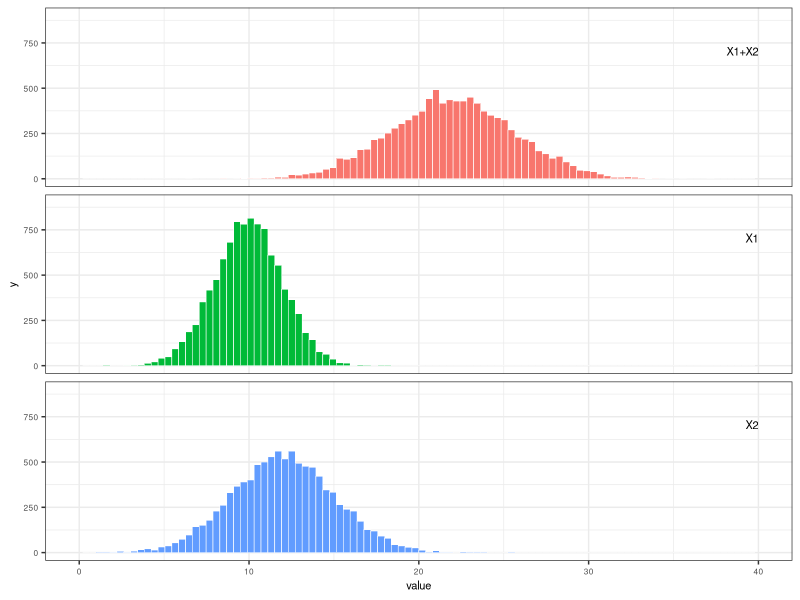
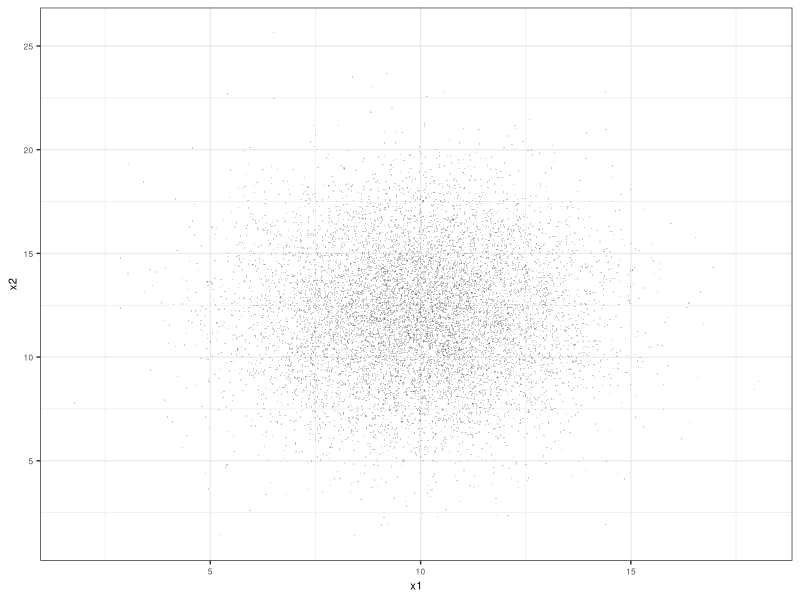
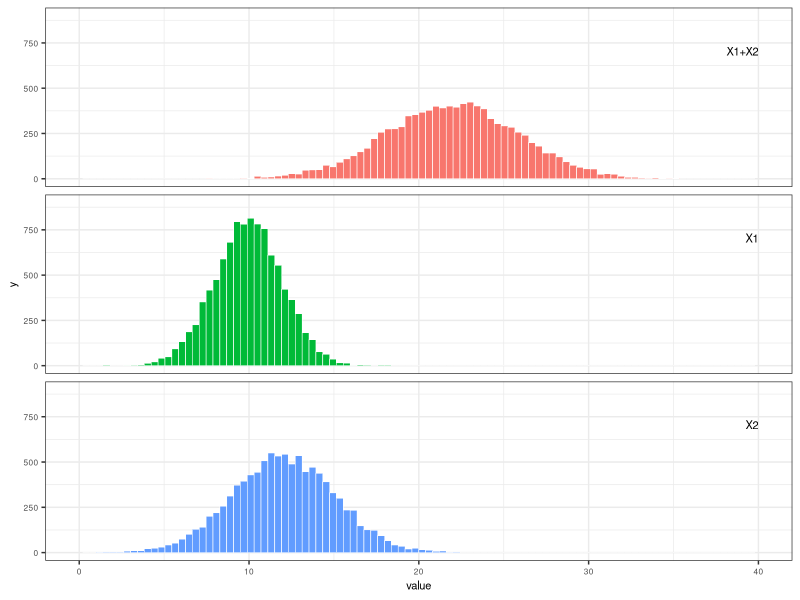
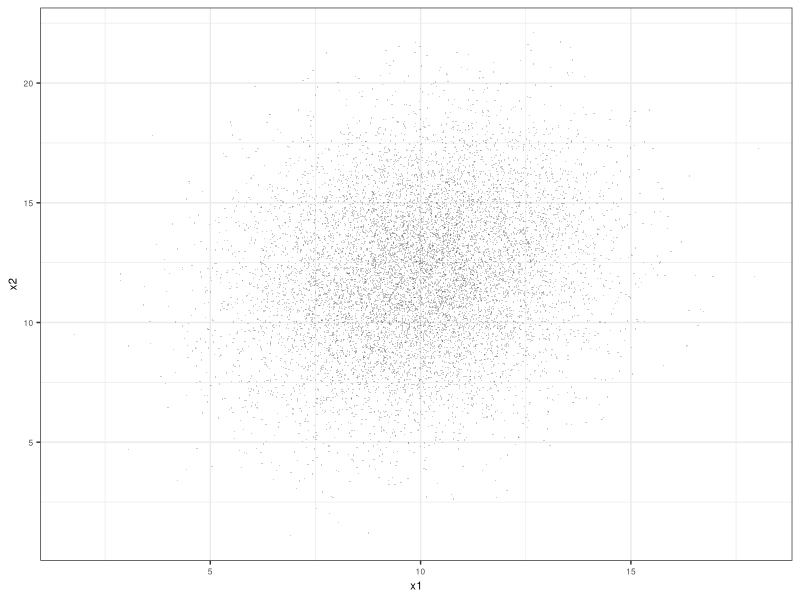
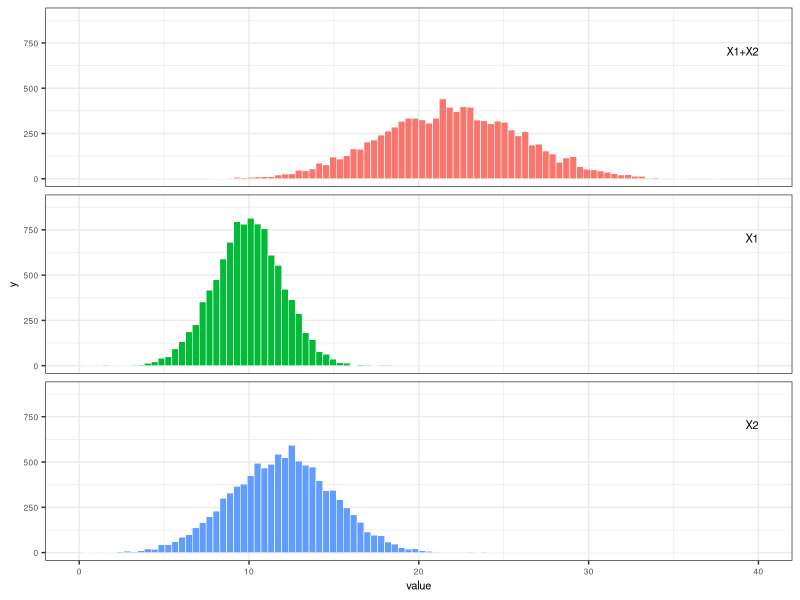
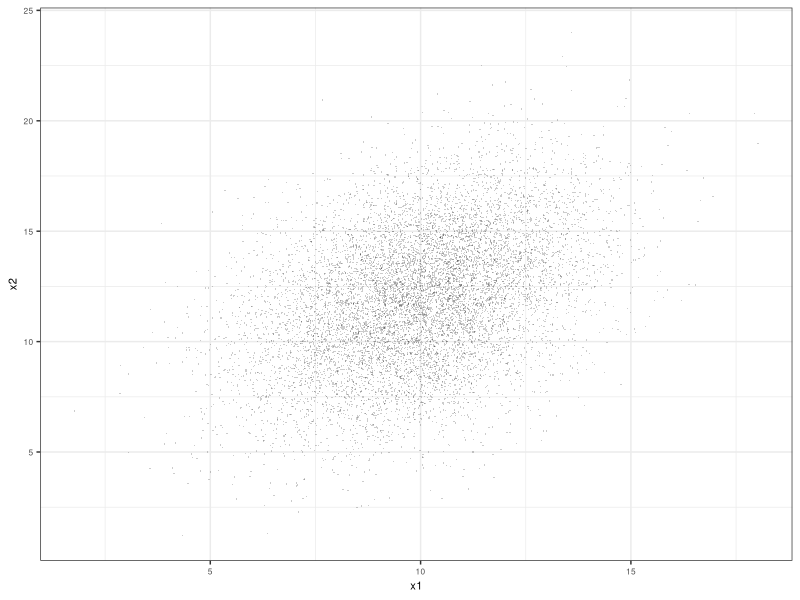
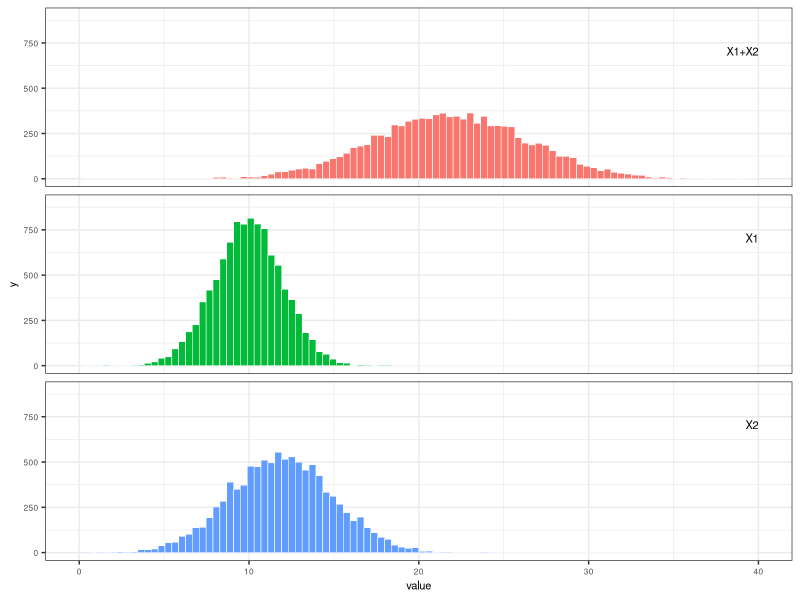
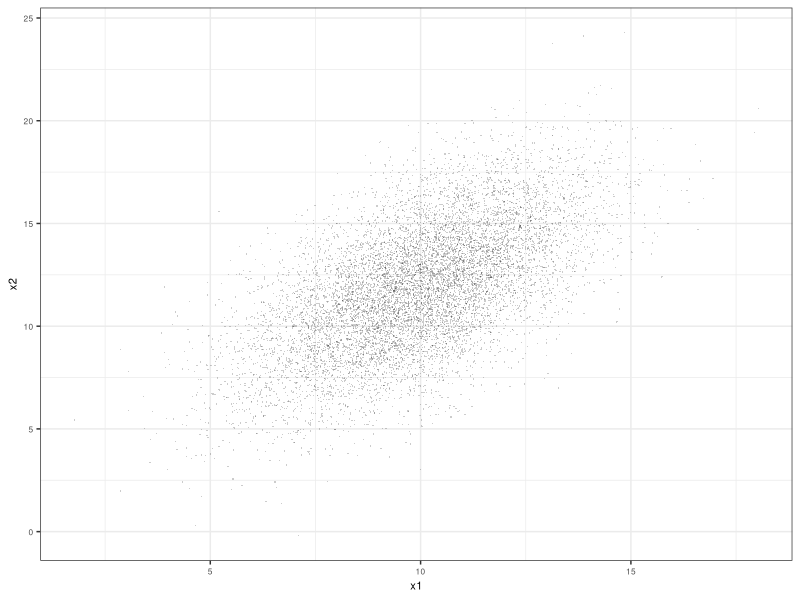

Here is the R script that generated these plots, in order:
###############################################################################
# Demo 2 showing how the variance of the sum of two random variables
# responds to covariance between the two random variables. This is 
# demonstrated with simulated data.
#
# Variables are named to follow  y = x1 + x2 where all are random variables.
# Variable z is a precursor random variable used to create x2.
#
# September 2026
###############################################################################

library(tidyr)
library(dplyr)
library(ggplot2)
library(stringr)


###############################################################################
# set parameters
###############################################################################
N <- 10000    # size of x1 and x2 simulated vectors 

# parameters for normal distributions for freq. distributions of x1 and x2
x1_mean <- 10 
x1_stdev <- 2

x2_mean <- 12
x2_stdev <- 3

# correlation values to create range of covariance between x1 and x2 
corr_target_vals <- c(0.0, 0.2, 0.4, 0.6, 0.8, 1.0)



###############################################################################
#  create data frame with N rows and n columns (n=length(corr_target_vals) +1)
#  with structure:
#    col 1: values of random variable x1 
#    col 2: random variates x2 with corr_vals[1] correlation with x2
#    col 3: random variates x2 with corr_vals[2] correlation with x2
#    col 4: random variates x2 with corr_vals[3] correlation with x2
#    .....
#    col n: random variates x2 with corr_vals[n] correlation with x2
###############################################################################

# first make data frame of same dimensions [N, n] with columns of independent
# standard normal random variates. Col 1 is std normal version of x1.
# Cols 2:n are all instances of z, the precursor to x2, which is also 
# standard normal.
nrows <- N
ncols <- length(corr_target_vals) + 1
data1 <- as.data.frame(matrix(rnorm(nrows*ncols), nrow=nrows, ncol=ncols))

# Transform the z columns to standard normal versions of x2 with specified
# correlation with x1
data2 <- data1
for (icol in seq(2,ncols)) {
 target_corr <- corr_target_vals[icol - 1]
 data2[,icol] <- data2[,1]*target_corr + sqrt(1 - target_corr^2) * data2[,icol]
}

# Scale col 1 using x1 parameters, cols 2:n using x2 parameters
data3 <- data2 
data3[,1] <- x1_mean + data2[,1]*x1_stdev
for (icol in seq(2,ncols)) {
  data3[,icol] <- x2_mean + data2[,icol] * x2_stdev
}

# create meaningful column names
df_names <- character(ncols)
df_names[1] <- "x1"
for (icol in seq(2,ncols)) {
 icorr <- corr_target_vals[icol - 1]
 corr_str <- sprintf("%.1f", icorr)
 suffix <- str_remove(corr_str, "\\.")
 x2name <- str_c("x2", suffix, sep="_")
 df_names[icol] <- x2name 
}
names(data3) <- df_names  


###############################################################################
#  get x1-x2 correlations
###############################################################################
corr_vals <- cor(data3[,1], data3[,2:7], use = "pairwise.complete.obs")



###############################################################################
# calc x1+x2 sums, population variances, covariances
# covariance(x,y) = correlation(x,y) / (stdev(x) * stdev(y))
###############################################################################
for (icol in seq(2,ncols)) {
  colname <- str_c("sum_",names(data3)[icol])
  data3[[colname]] <- data3[,1] + data3[,icol]
}
col_vars <- sapply(data3, var)
cov_vals <- corr_vals * sqrt(col_vars[2:ncols] * col_vars[1])



###############################################################################
#  graph panels - x1-x2 xy scatter plot, freq. histograms of x1, x2, x1+x2 
###############################################################################
# make tidy
data_tidy <- data3 |>
  pivot_longer(cols=everything(), cols_vary="slowest", names_to="variable",
               values_to="value") |>
  mutate(target_correlation = ifelse(str_detect(variable, "_"),
                                     as.numeric(str_extract(variable,"[^_]+$"))/10,
                                     9999),
         data_category = case_when(
           str_detect(variable,"x1") ~ "x1",
           str_detect(variable,"sum") ~ "sum",
           str_detect(variable,"x2") ~ "x2"
         ),
         data_category_fct = factor(data_category,
                                    levels = c("sum","x1","x2"))
         )

# loop through correlation levels
for (icorr in corr_target_vals) {
  # filter for records with icorr correlation or 9999 which are x1 records
  data_filt <- data_tidy |> filter(target_correlation == icorr |
                                   target_correlation == 9999.0)
  
  # make 3 stacked graph panels for freq. histograms of x1, x2, x1+x2
  label_var_data <- data.frame(
    data_category_fct = factor(c("sum","x1","x2"), levels = c("sum","x1","x2")),
    x = 40,
    y = 730,
    label = c("X1+X2","X1","X2")
  )
  
  p3 <- ggplot(data = data_filt, mapping = aes(x=value, fill=data_category_fct)) +
    geom_histogram(bins=100, color="white", linewidth=0.2) +
    facet_wrap(vars(data_category_fct), ncol=1) +
    geom_text(data=label_var_data, mapping=aes(x=x, y=y, label=label),
              hjust=1, vjust=1, inherit.aes=FALSE, size=8, size.unit="pt") +
    theme_bw() +
    theme(
      legend.position = "none",
      axis.text = element_text(size=6),
      axis.title = element_text(size=8),
      strip.text = element_blank()
    ) +
    scale_x_continuous(limits=c(0,40)) +
    scale_y_continuous(limits=c(0,900))
  
  filename <- str_c("output_graphs/demo2_",sprintf("%.1f", icorr),".png")
  ggsave(file=filename, width=2.5, height=2, units="in")
  
  # make x1-x2 scatter plot
  data_filt_wide <- data_filt %>%
     filter(data_category_fct != "sum") %>%
     select(-target_correlation, -data_category, -variable) %>%
     group_by(data_category_fct) %>%
     mutate(obsID = row_number()) %>%
     ungroup() %>%
     pivot_wider(id_cols=obsID, names_from=data_category_fct, values_from=value)
  pscatter <- ggplot(data_filt_wide, mapping=aes(x=x1, y=x2)) +
    geom_point(size=0.5, alpha=0.2, stroke=0, fill="gray30") +
    theme_bw() +
    theme(
      axis.text = element_text(size=6),
      axis.title = element_text(size=8),
      strip.text = element_blank()
    )
  filename2 <- str_c("output_graphs/demo2_scatter_",sprintf("%.1f", icorr),".png")
  ggsave(file=filename2, width=1.5, height=1.5, units="in")
  
}
